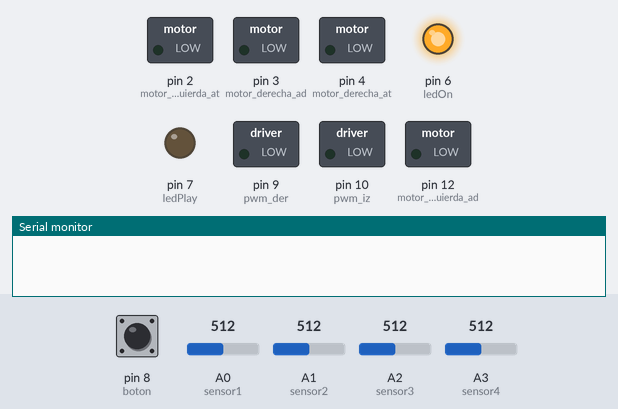
Recording of a sketch running on a simulated Arduino Uno, built with avr-gcc and run on an emulated ATmega328P. Shown: switched loads named in the sketch (green lamp = pin HIGH), output pins drawn as LEDs (lit = HIGH), the last lines printed to the serial monitor. The inputs (shaded band) are chosen by the test bench; at power-on: pin 8 (boton) HIGH, A3 (sensor4) = 512, A0 (sensor1) = 512, A1 (sensor2) = 512, A2 (sensor3) = 512.

Above: at 3.4 s.
3.5 s: pin 8 (boton) pulled LOW for 0.8 s
At 5.6 s:
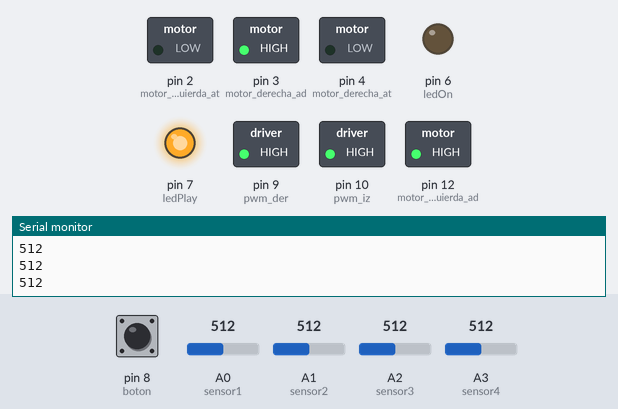
5.9 s: A3 (sensor4) set to 12
7.4 s: A3 (sensor4) set to 9
At 8.1 s:
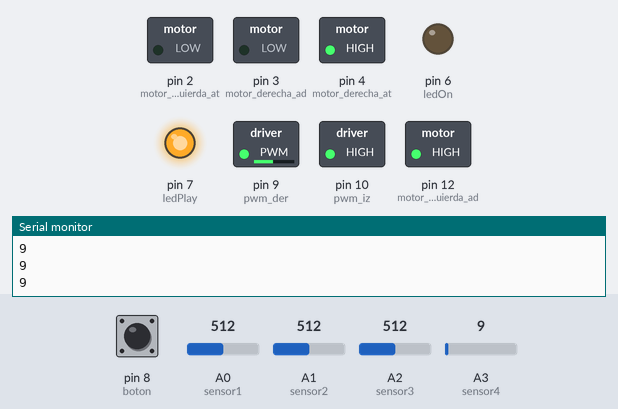
8.9 s: A3 (sensor4) set to 25
At 9.2 s:
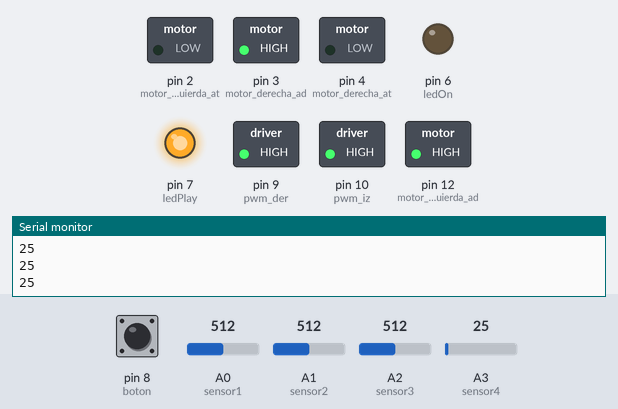
10.4 s: A0 (sensor1) set to 12
11.9 s: A0 (sensor1) set to 9
At 12.8 s:
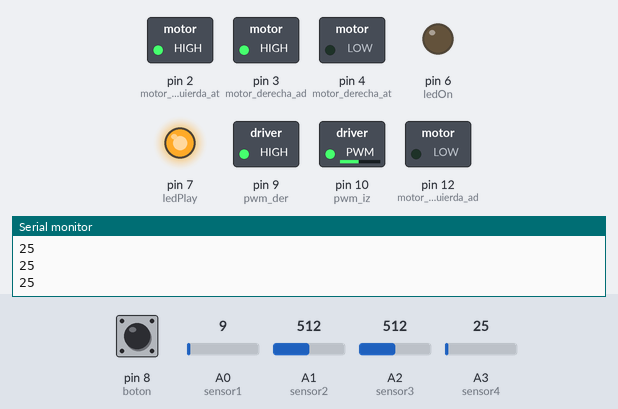
Timing chart, 0 to 14.4 s (numbered marks = the images above; inputs shaded):
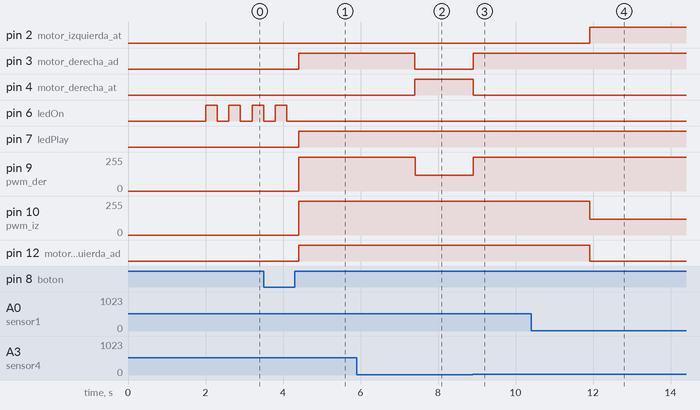

Measured:
- the behaviour switches between 11 and 10 on A3 (sensor4) (found by bisection; images 1 and 2)
- the behaviour switches between 11 and 10 on A0 (sensor1) (found by bisection; images 3 and 4)
- after the input at 3.5 s, pin 3 (motor_derecha_ad), pin 7 (ledPlay), pin 12 (motor_izquierda_ad): LOW → HIGH after 0.90 s; pin 6 (ledOn): goes on until 4.1 s, then stays LOW; pin 9 (pwm_der), pin 10 (pwm_iz): 0/255 → 255/255 after 0.90 s
- after the input at 7.4 s, pin 3 (motor_derecha_ad): HIGH → LOW at once; pin 4 (motor_derecha_at): LOW → HIGH at once; pin 9 (pwm_der): 255/255 → 119/255 at once
- after the input at 8.9 s, pin 3 (motor_derecha_ad): LOW → HIGH at once; pin 4 (motor_derecha_at): HIGH → LOW at once; pin 9 (pwm_der): 119/255 → 255/255 at once
- after the input at 11.9 s, pin 2 (motor_izquierda_at): LOW → HIGH at once; pin 10 (pwm_iz): 255/255 → 118/255 at once; pin 12 (motor_izquierda_ad): HIGH → LOW at once

The sketch:

sketch_may06b.ino
```cpp
// Definimos los pines digitales que usaremos
int boton = 8;
int motor_derecha_ad = 3;   // Con este pin, dirigimos el motor derecho hacia adelante
int motor_izquierda_ad = 12; // Con este pin, dirigimos el motor izquierdo hacia adelante
int motor_derecha_at = 4;    // Con este pin, dirigimos el motor derecho hacia atras
int motor_izquierda_at = 2;  // Con este pin, dirigimos el motor izquierdo hacia atras
int pwm_iz = 10;             // pin de manejo de velocidad del motor izquierdo
int pwm_der = 9;             // Pin de manejo de la velocidad del motor derecho
int ledOn = 6;
int ledPlay = 7;

// Pines analogos
int sensor1 = 0;
int sensor2 = 1;
int sensor3 = 2;
int sensor4 = 3;


// Variables iniciadas en cero
float proporcional = 0;
float proporcional_pasado = 0;
int posicion = 0;
int ultima_posicion = 0;
float integral = 0;
float derivativo = 0;
float valor_pwm = 0;

// Constantes del PID
float kp=0.20; //2,
float kd=12;
float ki=0.001;


void setup() {

  delay(2000);   // Hacemos una espera de 2 segundos

  Serial.begin(9600);  // iniciamos comunicacion serial con 9600 bouds


  // Configuramos los pines como entrada o salida
  pinMode(boton,INPUT_PULLUP);
  pinMode(motor_derecha_ad,OUTPUT);
  pinMode(motor_izquierda_ad,OUTPUT);
  pinMode(motor_derecha_at,OUTPUT);
  pinMode(motor_izquierda_at,OUTPUT);
  pinMode(ledOn,OUTPUT);
  pinMode(ledPlay,OUTPUT);
  pinMode(pwm_iz,OUTPUT);
  pinMode(pwm_der,OUTPUT);

  int b = digitalRead(boton); // Leemos el valor en el pin boton (8)

// Ciclo de espera del pulso del boton de inicio
   while(b==1){

    b = digitalRead(boton);
    digitalWrite(ledOn,255);
    delay(300);
    digitalWrite(ledOn,0);
    delay(300);
   }
}


void loop() {


digitalWrite(ledPlay,HIGH); // Led que indica inicio de lectura de sensores

 // Lectura de los sensores en las entradas analogas
int s1 = analogRead(sensor1);
int s2 = analogRead(sensor2);
int s3 = analogRead(sensor3);
int s4 = analogRead(sensor4);


int s11 = 0; // Variables usadas para la conversion
int s12 = 0;
int s13 = 0;
int s14 = 0;


// Calibracion de sensores para convertirlos a binario
if(s1>10){
  s11=1;
}
if(s2>10){
  s12=1;
}
if(s3>10){
  s13=1;
}
if(s4>10){
  s14=1;
}

    posicion = (1*s11)+(2*s12)+(4*s13)+(8*s14);  // Convertimos los numeros binarios obtenidos de los sensores en decimales

if(posicion <= 14){
  ultima_posicion = posicion;   // Almacenamos las posiciones leidas
}

//Serial.println(ultima_posicion);  // Mostramos en pantalla el valor de la posicion leida por los sensores

Serial.println(s4);
   // Calculamos los valores proporcional, integral y derivativo
   proporcional = (posicion - 9);
   integral = (integral + proporcional_pasado);
   derivativo = (proporcional - proporcional_pasado);

   // Valor obtenidos del PID
   valor_pwm = (kp*proporcional)+(ki*integral)+(kd*derivativo);

   //Serial.println(valor_pwm);  // Mostramos el valor del PID obtenido

   // Limitamos el valor de la integral
   if(integral>200){
    integral=200;
   }
   if(integral<-200){
    integral=-200;
   }

   // Almacenamos el ultimo valor de proporcional
   proporcional_pasado = proporcional;


// Condiciones de la lectura de los sensores
if(posicion == 15){ // Si esta en linea, avanza
    digitalWrite(motor_derecha_ad,HIGH);
    digitalWrite(motor_derecha_at,LOW);
    analogWrite(pwm_der,255);
    digitalWrite(motor_izquierda_ad,HIGH);
    digitalWrite(motor_izquierda_at,LOW);
    analogWrite(pwm_iz,255);
   }
if(posicion == 8){
    digitalWrite(motor_derecha_ad,HIGH);
    digitalWrite(motor_derecha_at,LOW);
    analogWrite(pwm_der,255);
    digitalWrite(motor_izquierda_ad,LOW);
    digitalWrite(motor_izquierda_at,HIGH);
    analogWrite(pwm_iz,120+valor_pwm);
   }


if((posicion > 11 && posicion < 13)||(posicion > 13 && posicion < 15) || posicion < 8){  // Si los sensores estan en otra posicion

   if(valor_pwm < 0){  // Gira para la derecha
    digitalWrite(motor_derecha_ad,LOW);
    digitalWrite(motor_derecha_at,HIGH);
    analogWrite(pwm_der,120+valor_pwm);
    digitalWrite(motor_izquierda_ad,HIGH);
    digitalWrite(motor_izquierda_at,LOW);
    analogWrite(pwm_iz,255);
   }
   if(valor_pwm > 0){ // Gira para la izquierda
    digitalWrite(motor_derecha_ad,HIGH);
    digitalWrite(motor_derecha_at,LOW);
    analogWrite(pwm_der,255);
    digitalWrite(motor_izquierda_ad,LOW);
    digitalWrite(motor_izquierda_at,HIGH);
    analogWrite(pwm_iz,120-valor_pwm);
   }

    if(posicion == 0){  // si todos los sensores estan sobre la linea negra, el carro frena.
    digitalWrite(motor_derecha_ad,LOW);
    digitalWrite(motor_derecha_at,LOW);
    analogWrite(pwm_der,0);
    digitalWrite(motor_izquierda_ad,LOW);
    digitalWrite(motor_izquierda_at,LOW);
    analogWrite(pwm_iz,0);
    }
 }
/* if(posicion == 15){  // Si los sensores se salieron de la linea negra, se lee el ultimo valor de la posicion leida por estos

  if(ultima_posicion < 9){  // Gira para la derecha
    digitalWrite(motor_derecha_ad,LOW);
    digitalWrite(motor_derecha_at,HIGH);
    analogWrite(pwm_der,120-valor_pwm);
    digitalWrite(motor_izquierda_ad,HIGH);
    digitalWrite(motor_izquierda_at,LOW);
    analogWrite(pwm_iz,255);
  }
  if(ultima_posicion > 9){ // Gira para le izquierda
    digitalWrite(motor_derecha_ad,HIGH);
    digitalWrite(motor_derecha_at,LOW);
    analogWrite(pwm_der,255);
    digitalWrite(motor_izquierda_ad,LOW);
    digitalWrite(motor_izquierda_at,HIGH);
    analogWrite(pwm_iz,120-valor_pwm);
  }
 }*/

}
```
